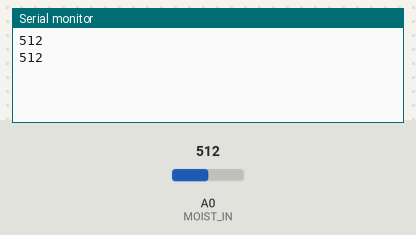
This sketch was run on a simulated Arduino Uno, built with avr-gcc and run on an emulated ATmega328P. On the bench: the last lines printed to the serial monitor. The test bench sets the inputs (shaded band); at power-on: A0 (MOIST_IN) = 512.

Above: at 10.8 s.
10.9 s: A0 (MOIST_IN) set to 716
At 16.1 s:
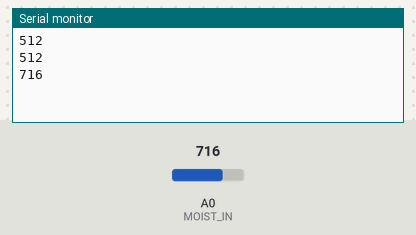
18.4 s: A0 (MOIST_IN) set to 900
At 21.1 s:
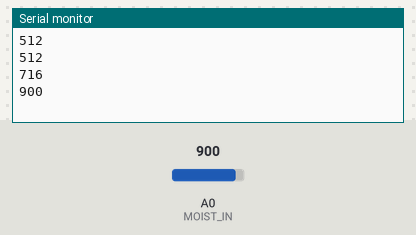
Timing chart, 0 to 22.6 s (numbered marks = the images above; inputs shaded):
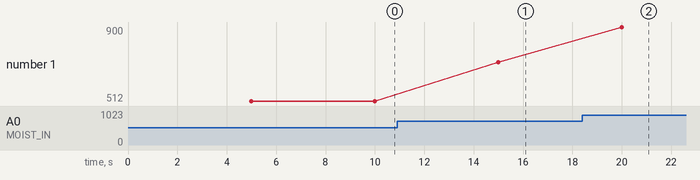

Measured:
- after the input at 10.9 s, the serial monitor: prints a new line after 4.1 s (image 1)
- after the input at 18.4 s, the serial monitor: prints a new line after 1.6 s (image 2)
- plotted number 1: 512 → 716 after the input at 10.9 s, 716 → 900 after the input at 18.4 s

The sketch:

soilmoist-serial.ino
```cpp
#include <SimpleTimer.h>

const int MOIST_IN = 0;

SimpleTimer timer;

void setup(void)
{
  Serial.begin(9600);
  timer.setInterval(5000, measureAndSend);
}

void loop()
{
  timer.run();
}

void measureAndSend(void)
{
  int moistLevel = analogRead(MOIST_IN);
  Serial.print(moistLevel);
  Serial.print("\r\n");
}
```
